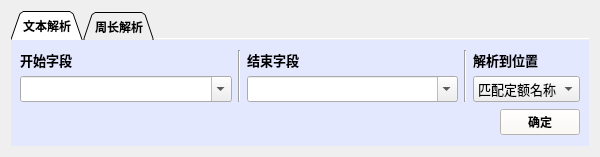
<?xml version="1.0" encoding="UTF-8"?>
<ui version="4.0">
 <class>Form</class>
 <widget class="QWidget" name="Form">
  <property name="geometry">
   <rect>
    <x>0</x>
    <y>0</y>
    <width>600</width>
    <height>154</height>
   </rect>
  </property>
  <property name="sizePolicy">
   <sizepolicy hsizetype="Fixed" vsizetype="Fixed">
    <horstretch>0</horstretch>
    <verstretch>0</verstretch>
   </sizepolicy>
  </property>
  <property name="windowTitle">
   <string>Form</string>
  </property>
  <property name="styleSheet">
   <string notr="true">QPushButton#pushButton_create_table:hover { color: blue }

QPushButton:hover { color: red }
QPushButton {background-color: rgb(255, 250, 244);}

#tab{background-color: rgb(228, 232, 255);}
#tab_2{background-color: rgb(228, 232, 255);}


</string>
  </property>
  <layout class="QHBoxLayout" name="horizontalLayout_5">
   <item>
    <widget class="QTabWidget" name="tabWidget">
     <property name="font">
      <font>
       <family>宋体</family>
       <weight>75</weight>
       <bold>true</bold>
      </font>
     </property>
     <property name="tabShape">
      <enum>QTabWidget::Triangular</enum>
     </property>
     <property name="currentIndex">
      <number>0</number>
     </property>
     <property name="documentMode">
      <bool>true</bool>
     </property>
     <widget class="QWidget" name="tab">
      <attribute name="title">
       <string>文本解析</string>
      </attribute>
      <layout class="QHBoxLayout" name="horizontalLayout_4">
       <item>
        <layout class="QVBoxLayout" name="verticalLayout_8">
         <item>
          <layout class="QHBoxLayout" name="horizontalLayout">
           <item>
            <layout class="QVBoxLayout" name="verticalLayout">
             <item>
              <widget class="QLabel" name="label">
               <property name="sizePolicy">
                <sizepolicy hsizetype="Fixed" vsizetype="Fixed">
                 <horstretch>0</horstretch>
                 <verstretch>0</verstretch>
                </sizepolicy>
               </property>
               <property name="font">
                <font>
                 <family>宋体</family>
                 <pointsize>10</pointsize>
                 <weight>75</weight>
                 <bold>true</bold>
                </font>
               </property>
               <property name="frameShadow">
                <enum>QFrame::Sunken</enum>
               </property>
               <property name="text">
                <string>开始字段</string>
               </property>
              </widget>
             </item>
             <item>
              <widget class="QComboBox" name="comboBox_1">
               <property name="sizePolicy">
                <sizepolicy hsizetype="Expanding" vsizetype="Fixed">
                 <horstretch>0</horstretch>
                 <verstretch>0</verstretch>
                </sizepolicy>
               </property>
               <property name="font">
                <font>
                 <family>宋体</family>
                 <pointsize>10</pointsize>
                </font>
               </property>
               <property name="editable">
                <bool>true</bool>
               </property>
               <item>
                <property name="text">
                 <string/>
                </property>
               </item>
               <item>
                <property name="text">
                 <string>DN</string>
                </property>
               </item>
               <item>
                <property name="text">
                 <string>dn</string>
                </property>
               </item>
               <item>
                <property name="text">
                 <string>de</string>
                </property>
               </item>
               <item>
                <property name="text">
                 <string>DE</string>
                </property>
               </item>
               <item>
                <property name="text">
                 <string>De</string>
                </property>
               </item>
               <item>
                <property name="text">
                 <string>D</string>
                </property>
               </item>
               <item>
                <property name="text">
                 <string>φ</string>
                </property>
               </item>
               <item>
                <property name="text">
                 <string>Ф</string>
                </property>
               </item>
              </widget>
             </item>
            </layout>
           </item>
           <item>
            <widget class="Line" name="line_5">
             <property name="orientation">
              <enum>Qt::Vertical</enum>
             </property>
            </widget>
           </item>
           <item>
            <layout class="QVBoxLayout" name="verticalLayout_2">
             <item>
              <widget class="QLabel" name="label_2">
               <property name="sizePolicy">
                <sizepolicy hsizetype="Fixed" vsizetype="Fixed">
                 <horstretch>0</horstretch>
                 <verstretch>0</verstretch>
                </sizepolicy>
               </property>
               <property name="font">
                <font>
                 <family>宋体</family>
                 <pointsize>10</pointsize>
                 <weight>75</weight>
                 <bold>true</bold>
                </font>
               </property>
               <property name="frameShadow">
                <enum>QFrame::Sunken</enum>
               </property>
               <property name="text">
                <string>结束字段</string>
               </property>
              </widget>
             </item>
             <item>
              <widget class="QComboBox" name="comboBox_2">
               <property name="sizePolicy">
                <sizepolicy hsizetype="Expanding" vsizetype="Fixed">
                 <horstretch>0</horstretch>
                 <verstretch>0</verstretch>
                </sizepolicy>
               </property>
               <property name="font">
                <font>
                 <family>宋体</family>
                 <pointsize>10</pointsize>
                </font>
               </property>
               <property name="editable">
                <bool>true</bool>
               </property>
               <item>
                <property name="text">
                 <string/>
                </property>
               </item>
              </widget>
             </item>
            </layout>
           </item>
           <item>
            <widget class="Line" name="line_6">
             <property name="orientation">
              <enum>Qt::Vertical</enum>
             </property>
            </widget>
           </item>
           <item>
            <layout class="QVBoxLayout" name="verticalLayout_7">
             <item>
              <widget class="QLabel" name="label_6">
               <property name="sizePolicy">
                <sizepolicy hsizetype="Fixed" vsizetype="Fixed">
                 <horstretch>0</horstretch>
                 <verstretch>0</verstretch>
                </sizepolicy>
               </property>
               <property name="font">
                <font>
                 <family>宋体</family>
                 <pointsize>10</pointsize>
                 <weight>75</weight>
                 <bold>true</bold>
                </font>
               </property>
               <property name="text">
                <string>解析到位置</string>
               </property>
              </widget>
             </item>
             <item>
              <widget class="QComboBox" name="comboBox_place1">
               <property name="sizePolicy">
                <sizepolicy hsizetype="Preferred" vsizetype="Fixed">
                 <horstretch>0</horstretch>
                 <verstretch>0</verstretch>
                </sizepolicy>
               </property>
               <property name="font">
                <font>
                 <family>宋体</family>
                 <pointsize>10</pointsize>
                </font>
               </property>
               <item>
                <property name="text">
                 <string>匹配定额名称</string>
                </property>
               </item>
               <item>
                <property name="text">
                 <string>材料名称</string>
                </property>
               </item>
               <item>
                <property name="text">
                 <string>材料规格</string>
                </property>
               </item>
              </widget>
             </item>
            </layout>
           </item>
          </layout>
         </item>
         <item>
          <widget class="QPushButton" name="pushButton_1">
           <property name="sizePolicy">
            <sizepolicy hsizetype="Fixed" vsizetype="Fixed">
             <horstretch>0</horstretch>
             <verstretch>0</verstretch>
            </sizepolicy>
           </property>
           <property name="font">
            <font>
             <family>宋体</family>
             <weight>75</weight>
             <bold>true</bold>
            </font>
           </property>
           <property name="layoutDirection">
            <enum>Qt::RightToLeft</enum>
           </property>
           <property name="text">
            <string>确定</string>
           </property>
           <property name="flat">
            <bool>false</bool>
           </property>
          </widget>
         </item>
        </layout>
       </item>
      </layout>
     </widget>
     <widget class="QWidget" name="tab_2">
      <attribute name="title">
       <string>周长解析</string>
      </attribute>
      <layout class="QHBoxLayout" name="horizontalLayout_6">
       <item>
        <layout class="QVBoxLayout" name="verticalLayout_9">
         <item>
          <layout class="QHBoxLayout" name="horizontalLayout_2">
           <item>
            <layout class="QVBoxLayout" name="verticalLayout_3">
             <item>
              <widget class="QLabel" name="label_3">
               <property name="sizePolicy">
                <sizepolicy hsizetype="Fixed" vsizetype="Fixed">
                 <horstretch>0</horstretch>
                 <verstretch>0</verstretch>
                </sizepolicy>
               </property>
               <property name="font">
                <font>
                 <family>宋体</family>
                 <pointsize>9</pointsize>
                 <weight>75</weight>
                 <bold>true</bold>
                </font>
               </property>
               <property name="focusPolicy">
                <enum>Qt::StrongFocus</enum>
               </property>
               <property name="text">
                <string>开始字段</string>
               </property>
              </widget>
             </item>
             <item>
              <widget class="QComboBox" name="comboBox_3">
               <property name="sizePolicy">
                <sizepolicy hsizetype="Expanding" vsizetype="Fixed">
                 <horstretch>0</horstretch>
                 <verstretch>0</verstretch>
                </sizepolicy>
               </property>
               <property name="font">
                <font>
                 <family>宋体</family>
                 <pointsize>10</pointsize>
                </font>
               </property>
               <property name="editable">
                <bool>true</bool>
               </property>
               <item>
                <property name="text">
                 <string/>
                </property>
               </item>
               <item>
                <property name="text">
                 <string>D</string>
                </property>
               </item>
               <item>
                <property name="text">
                 <string>φ</string>
                </property>
               </item>
               <item>
                <property name="text">
                 <string>Ф</string>
                </property>
               </item>
               <item>
                <property name="text">
                 <string>直径</string>
                </property>
               </item>
              </widget>
             </item>
            </layout>
           </item>
           <item>
            <widget class="Line" name="line">
             <property name="orientation">
              <enum>Qt::Vertical</enum>
             </property>
            </widget>
           </item>
           <item>
            <layout class="QVBoxLayout" name="verticalLayout_4">
             <item>
              <widget class="QLabel" name="label_4">
               <property name="sizePolicy">
                <sizepolicy hsizetype="Fixed" vsizetype="Fixed">
                 <horstretch>0</horstretch>
                 <verstretch>0</verstretch>
                </sizepolicy>
               </property>
               <property name="font">
                <font>
                 <family>宋体</family>
                 <pointsize>9</pointsize>
                 <weight>75</weight>
                 <bold>true</bold>
                </font>
               </property>
               <property name="text">
                <string>结束字段</string>
               </property>
              </widget>
             </item>
             <item>
              <widget class="QComboBox" name="comboBox_4">
               <property name="sizePolicy">
                <sizepolicy hsizetype="Expanding" vsizetype="Fixed">
                 <horstretch>0</horstretch>
                 <verstretch>0</verstretch>
                </sizepolicy>
               </property>
               <property name="font">
                <font>
                 <family>宋体</family>
                 <pointsize>10</pointsize>
                </font>
               </property>
               <property name="editable">
                <bool>true</bool>
               </property>
               <item>
                <property name="text">
                 <string/>
                </property>
               </item>
              </widget>
             </item>
            </layout>
           </item>
           <item>
            <widget class="Line" name="line_3">
             <property name="orientation">
              <enum>Qt::Vertical</enum>
             </property>
            </widget>
           </item>
           <item>
            <layout class="QVBoxLayout" name="verticalLayout_5">
             <item>
              <widget class="QLabel" name="label_5">
               <property name="sizePolicy">
                <sizepolicy hsizetype="Fixed" vsizetype="Fixed">
                 <horstretch>0</horstretch>
                 <verstretch>0</verstretch>
                </sizepolicy>
               </property>
               <property name="font">
                <font>
                 <family>宋体</family>
                 <pointsize>9</pointsize>
                 <weight>75</weight>
                 <bold>true</bold>
                </font>
               </property>
               <property name="text">
                <string>拆分符号</string>
               </property>
              </widget>
             </item>
             <item>
              <widget class="QComboBox" name="comboBox_5">
               <property name="font">
                <font>
                 <family>宋体</family>
                 <pointsize>10</pointsize>
                </font>
               </property>
               <property name="editable">
                <bool>true</bool>
               </property>
               <item>
                <property name="text">
                 <string>*</string>
                </property>
               </item>
               <item>
                <property name="text">
                 <string>+</string>
                </property>
               </item>
              </widget>
             </item>
            </layout>
           </item>
           <item>
            <widget class="Line" name="line_4">
             <property name="orientation">
              <enum>Qt::Vertical</enum>
             </property>
            </widget>
           </item>
           <item>
            <layout class="QVBoxLayout" name="verticalLayout_6">
             <item>
              <widget class="QLabel" name="label_7">
               <property name="sizePolicy">
                <sizepolicy hsizetype="Fixed" vsizetype="Fixed">
                 <horstretch>0</horstretch>
                 <verstretch>0</verstretch>
                </sizepolicy>
               </property>
               <property name="font">
                <font>
                 <family>宋体</family>
                 <pointsize>9</pointsize>
                 <weight>75</weight>
                 <bold>true</bold>
                </font>
               </property>
               <property name="text">
                <string>解析到位置</string>
               </property>
              </widget>
             </item>
             <item>
              <widget class="QComboBox" name="comboBox_place2">
               <property name="font">
                <font>
                 <family>宋体</family>
                 <pointsize>10</pointsize>
                </font>
               </property>
               <item>
                <property name="text">
                 <string>匹配定额名称</string>
                </property>
               </item>
               <item>
                <property name="text">
                 <string>材料规格</string>
                </property>
               </item>
              </widget>
             </item>
            </layout>
           </item>
          </layout>
         </item>
         <item>
          <layout class="QHBoxLayout" name="horizontalLayout_3">
           <item>
            <widget class="Line" name="line_2">
             <property name="orientation">
              <enum>Qt::Horizontal</enum>
             </property>
            </widget>
           </item>
           <item>
            <widget class="QRadioButton" name="radioButton">
             <property name="sizePolicy">
              <sizepolicy hsizetype="Fixed" vsizetype="Fixed">
               <horstretch>0</horstretch>
               <verstretch>0</verstretch>
              </sizepolicy>
             </property>
             <property name="font">
              <font>
               <family>宋体</family>
               <pointsize>10</pointsize>
               <weight>50</weight>
               <bold>false</bold>
              </font>
             </property>
             <property name="text">
              <string>周长解析</string>
             </property>
             <property name="checkable">
              <bool>true</bool>
             </property>
             <property name="checked">
              <bool>true</bool>
             </property>
             <property name="autoRepeat">
              <bool>false</bool>
             </property>
             <attribute name="buttonGroup">
              <string notr="true">buttonGroup</string>
             </attribute>
            </widget>
           </item>
           <item>
            <widget class="QRadioButton" name="radioButton_2">
             <property name="sizePolicy">
              <sizepolicy hsizetype="Fixed" vsizetype="Fixed">
               <horstretch>0</horstretch>
               <verstretch>0</verstretch>
              </sizepolicy>
             </property>
             <property name="font">
              <font>
               <family>宋体</family>
               <pointsize>10</pointsize>
               <weight>50</weight>
               <bold>false</bold>
              </font>
             </property>
             <property name="text">
              <string>半周长解析</string>
             </property>
             <attribute name="buttonGroup">
              <string notr="true">buttonGroup</string>
             </attribute>
            </widget>
           </item>
           <item>
            <widget class="QPushButton" name="pushButton_circumference">
             <property name="sizePolicy">
              <sizepolicy hsizetype="Fixed" vsizetype="Fixed">
               <horstretch>0</horstretch>
               <verstretch>0</verstretch>
              </sizepolicy>
             </property>
             <property name="font">
              <font>
               <family>宋体</family>
               <weight>75</weight>
               <bold>true</bold>
              </font>
             </property>
             <property name="layoutDirection">
              <enum>Qt::RightToLeft</enum>
             </property>
             <property name="text">
              <string>确定</string>
             </property>
             <property name="autoDefault">
              <bool>false</bool>
             </property>
             <property name="default">
              <bool>false</bool>
             </property>
             <property name="flat">
              <bool>false</bool>
             </property>
            </widget>
           </item>
          </layout>
         </item>
        </layout>
       </item>
      </layout>
     </widget>
    </widget>
   </item>
  </layout>
 </widget>
 <resources/>
 <connections/>
 <buttongroups>
  <buttongroup name="buttonGroup"/>
 </buttongroups>
</ui>
